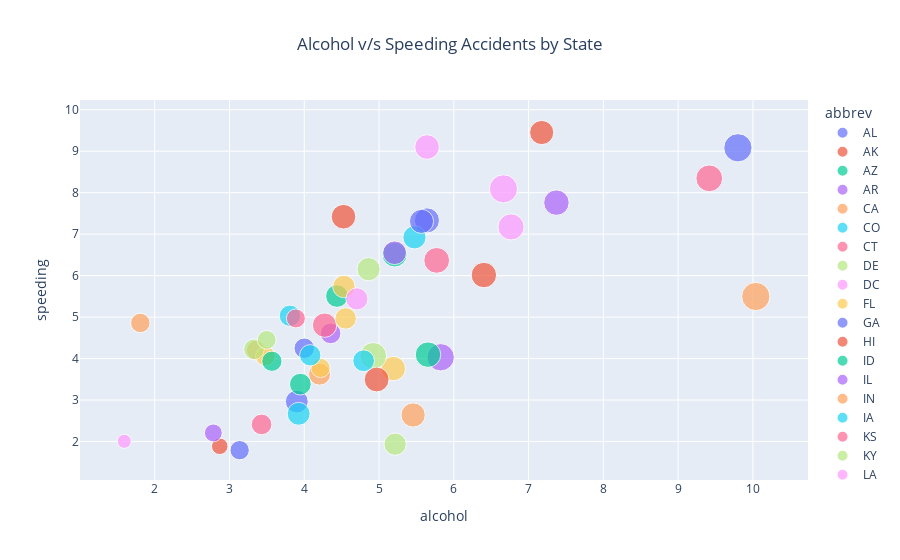

Notebook source saved alongside this figure:
### Code cell
fig = px.scatter(df , x='alcohol',y = 'speeding', color='abbrev',
           title="Alcohol v/s Speeding Accidents by State",
           size='total')

fig.update_layout(title = {'x' : 0.5})

### Figure 1 — Plotly figure (JSON) as saved in the notebook; plotly's stock layout.template omitted (floating-point values rounded to 4 significant figures)
{"data": [{"hovertemplate": "abbrev=AL<br>alcohol=%{x}<br>speeding=%{y}<br>total=%{marker.size}<extra></extra>", "legendgroup": "AL", "marker": {"color": "#636efa", "size": [18.8], "sizemode": "area", "sizeref": 0.05975, "symbol": "circle"}, "mode": "markers", "name": "AL", "orientation": "v", "showlegend": true, "type": "scatter", "x": [5.64], "xaxis": "x", "y": [7.332], "yaxis": "y"}, {"hovertemplate": "abbrev=AK<br>alcohol=%{x}<br>speeding=%{y}<br>total=%{marker.size}<extra></extra>", "legendgroup": "AK", "marker": {"color": "#EF553B", "size": [18.1], "sizemode": "area", "sizeref": 0.05975, "symbol": "circle"}, "mode": "markers", "name": "AK", "orientation": "v", "showlegend": true, "type": "scatter", "x": [4.525], "xaxis": "x", "y": [7.421], "yaxis": "y"}, {"hovertemplate": "abbrev=AZ<br>alcohol=%{x}<br>speeding=%{y}<br>total=%{marker.size}<extra></extra>", "legendgroup": "AZ", "marker": {"color": "#00cc96", "size": [18.6], "sizemode": "area", "sizeref": 0.05975, "symbol": "circle"}, "mode": "markers", "name": "AZ", "orientation": "v", "showlegend": true, "type": "scatter", "x": [5.208], "xaxis": "x", "y": [6.51], "yaxis": "y"}, {"hovertemplate": "abbrev=AR<br>alcohol=%{x}<br>speeding=%{y}<br>total=%{marker.size}<extra></extra>", "legendgroup": "AR", "marker": {"color": "#ab63fa", "size": [22.4], "sizemode": "area", "sizeref": 0.05975, "symbol": "circle"}, "mode": "markers", "name": "AR", "orientation": "v", "showlegend": true, "type": "scatter", "x": [5.824], "xaxis": "x", "y": [4.032], "yaxis": "y"}, {"hovertemplate": "abbrev=CA<br>alcohol=%{x}<br>speeding=%{y}<br>total=%{marker.size}<extra></extra>", "legendgroup": "CA", "marker": {"color": "#FFA15A", "size": [12.0], "sizemode": "area", "sizeref": 0.05975, "symbol": "circle"}, "mode": "markers", "name": "CA", "orientation": "v", "showlegend": true, "type": "scatter", "x": [3.36], "xaxis": "x", "y": [4.2], "yaxis": "y"}, {"hovertemplate": "abbrev=CO<br>alcohol=%{x}<br>speeding=%{y}<br>total=%{marker.size}<extra></extra>", "legendgroup": "CO", "marker": {"color": "#19d3f3", "size": [13.6], "sizemode": "area", "sizeref": 0.05975, "symbol": "circle"}, "mode": "markers", "name": "CO", "orientation": "v", "showlegend": true, "type": "scatter", "x": [3.808], "xaxis": "x", "y": [5.032], "yaxis": "y"}, {"hovertemplate": "abbrev=CT<br>alcohol=%{x}<br>speeding=%{y}<br>total=%{marker.size}<extra></extra>", "legendgroup": "CT", "marker": {"color": "#FF6692", "size": [10.8], "sizemode": "area", "sizeref": 0.05975, "symbol": "circle"}, "mode": "markers", "name": "CT", "orientation": "v", "showlegend": true, "type": "scatter", "x": [3.888], "xaxis": "x", "y": [4.968], "yaxis": "y"}, {"hovertemplate": "abbrev=DE<br>alcohol=%{x}<br>speeding=%{y}<br>total=%{marker.size}<extra></extra>", "legendgroup": "DE", "marker": {"color": "#B6E880", "size": [16.2], "sizemode": "area", "sizeref": 0.05975, "symbol": "circle"}, "mode": "markers", "name": "DE", "orientation": "v", "showlegend": true, "type": "scatter", "x": [4.86], "xaxis": "x", "y": [6.156], "yaxis": "y"}, {"hovertemplate": "abbrev=DC<br>alcohol=%{x}<br>speeding=%{y}<br>total=%{marker.size}<extra></extra>", "legendgroup": "DC", "marker": {"color": "#FF97FF", "size": [5.9], "sizemode": "area", "sizeref": 0.05975, "symbol": "circle"}, "mode": "markers", "name": "DC", "orientation": "v", "showlegend": true, "type": "scatter", "x": [1.593], "xaxis": "x", "y": [2.006], "yaxis": "y"}, {"hovertemplate": "abbrev=FL<br>alcohol=%{x}<br>speeding=%{y}<br>total=%{marker.size}<extra></extra>", "legendgroup": "FL", "marker": {"color": "#FECB52", "size": [17.9], "sizemode": "area", "sizeref": 0.05975, "symbol": "circle"}, "mode": "markers", "name": "FL", "orientation": "v", "showlegend": true, "type": "scatter", "x": [5.191], "xaxis": "x", "y": [3.759], "yaxis": "y"}, {"hovertemplate": "abbrev=GA<br>alcohol=%{x}<br>speeding=%{y}<br>total=%{marker.size}<extra></extra>", "legendgroup": "GA", "marker": {"color": "#636efa", "size": [15.6], "sizemode": "area", "sizeref": 0.05975, "symbol": "circle"}, "mode": "markers", "name": "GA", "orientation": "v", "showlegend": true, "type": "scatter", "x": [3.9], "xaxis": "x", "y": [2.964], "yaxis": "y"}, {"hovertemplate": "abbrev=HI<br>alcohol=%{x}<br>speeding=%{y}<br>total=%{marker.size}<extra></extra>", "legendgroup": "HI", "marker": {"color": "#EF553B", "size": [17.5], "sizemode": "area", "sizeref": 0.05975, "symbol": "circle"}, "mode": "markers", "name": "HI", "orientation": "v", "showlegend": true, "type": "scatter", "x": [7.175], "xaxis": "x", "y": [9.45], "yaxis": "y"}, {"hovertemplate": "abbrev=ID<br>alcohol=%{x}<br>speeding=%{y}<br>total=%{marker.size}<extra></extra>", "legendgroup": "ID", "marker": {"color": "#00cc96", "size": [15.3], "sizemode": "area", "sizeref": 0.05975, "symbol": "circle"}, "mode": "markers", "name": "ID", "orientation": "v", "showlegend": true, "type": "scatter", "x": [4.437], "xaxis": "x", "y": [5.508], "yaxis": "y"}, {"hovertemplate": "abbrev=IL<br>alcohol=%{x}<br>speeding=%{y}<br>total=%{marker.size}<extra></extra>", "legendgroup": "IL", "marker": {"color": "#ab63fa", "size": [12.8], "sizemode": "area", "sizeref": 0.05975, "symbol": "circle"}, "mode": "markers", "name": "IL", "orientation": "v", "showlegend": true, "type": "scatter", "x": [4.352], "xaxis": "x", "y": [4.608], "yaxis": "y"}, {"hovertemplate": "abbrev=IN<br>alcohol=%{x}<br>speeding=%{y}<br>total=%{marker.size}<extra></extra>", "legendgroup": "IN", "marker": {"color": "#FFA15A", "size": [14.5], "sizemode": "area", "sizeref": 0.05975, "symbol": "circle"}, "mode": "markers", "name": "IN", "orientation": "v", "showlegend": true, "type": "scatter", "x": [4.205], "xaxis": "x", "y": [3.625], "yaxis": "y"}, {"hovertemplate": "abbrev=IA<br>alcohol=%{x}<br>speeding=%{y}<br>total=%{marker.size}<extra></extra>", "legendgroup": "IA", "marker": {"color": "#19d3f3", "size": [15.7], "sizemode": "area", "sizeref": 0.05975, "symbol": "circle"}, "mode": "markers", "name": "IA", "orientation": "v", "showlegend": true, "type": "scatter", "x": [3.925], "xaxis": "x", "y": [2.669], "yaxis": "y"}, {"hovertemplate": "abbrev=KS<br>alcohol=%{x}<br>speeding=%{y}<br>total=%{marker.size}<extra></extra>", "legendgroup": "KS", "marker": {"color": "#FF6692", "size": [17.8], "sizemode": "area", "sizeref": 0.05975, "symbol": "circle"}, "mode": "markers", "name": "KS", "orientation": "v", "showlegend": true, "type": "scatter", "x": [4.272], "xaxis": "x", "y": [4.806], "yaxis": "y"}, {"hovertemplate": "abbrev=KY<br>alcohol=%{x}<br>speeding=%{y}<br>total=%{marker.size}<extra></extra>", "legendgroup": "KY", "marker": {"color": "#B6E880", "size": [21.4], "sizemode": "area", "sizeref": 0.05975, "symbol": "circle"}, "mode": "markers", "name": "KY", "orientation": "v", "showlegend": true, "type": "scatter", "x": [4.922], "xaxis": "x", "y": [4.066], "yaxis": "y"}, {"hovertemplate": "abbrev=LA<br>alcohol=%{x}<br>speeding=%{y}<br>total=%{marker.size}<extra></extra>", "legendgroup": "LA", "marker": {"color": "#FF97FF", "size": [20.5], "sizemode": "area", "sizeref": 0.05975, "symbol": "circle"}, "mode": "markers", "name": "LA", "orientation": "v", "showlegend": true, "type": "scatter", "x": [6.765], "xaxis": "x", "y": [7.175], "yaxis": "y"}, {"hovertemplate": "abbrev=ME<br>alcohol=%{x}<br>speeding=%{y}<br>total=%{marker.size}<extra></extra>", "legendgroup": "ME", "marker": {"color": "#FECB52", "size": [15.1], "sizemode": "area", "sizeref": 0.05975, "symbol": "circle"}, "mode": "markers", "name": "ME", "orientation": "v", "showlegend": true, "type": "scatter", "x": [4.53], "xaxis": "x", "y": [5.738], "yaxis": "y"}, {"hovertemplate": "abbrev=MD<br>alcohol=%{x}<br>speeding=%{y}<br>total=%{marker.size}<extra></extra>", "legendgroup": "MD", "marker": {"color": "#636efa", "size": [12.5], "sizemode": "area", "sizeref": 0.05975, "symbol": "circle"}, "mode": "markers", "name": "MD", "orientation": "v", "showlegend": true, "type": "scatter", "x": [4.0], "xaxis": "x", "y": [4.25], "yaxis": "y"}, {"hovertemplate": "abbrev=MA<br>alcohol=%{x}<br>speeding=%{y}<br>total=%{marker.size}<extra></extra>", "legendgroup": "MA", "marker": {"color": "#EF553B", "size": [8.2], "sizemode": "area", "sizeref": 0.05975, "symbol": "circle"}, "mode": "markers", "name": "MA", "orientation": "v", "showlegend": true, "type": "scatter", "x": [2.87], "xaxis": "x", "y": [1.886], "yaxis": "y"}, {"hovertemplate": "abbrev=MI<br>alcohol=%{x}<br>speeding=%{y}<br>total=%{marker.size}<extra></extra>", "legendgroup": "MI", "marker": {"color": "#00cc96", "size": [14.1], "sizemode": "area", "sizeref": 0.05975, "symbol": "circle"}, "mode": "markers", "name": "MI", "orientation": "v", "showlegend": true, "type": "scatter", "x": [3.948], "xaxis": "x", "y": [3.384], "yaxis": "y"}, {"hovertemplate": "abbrev=MN<br>alcohol=%{x}<br>speeding=%{y}<br>total=%{marker.size}<extra></extra>", "legendgroup": "MN", "marker": {"color": "#ab63fa", "size": [9.6], "sizemode": "area", "sizeref": 0.05975, "symbol": "circle"}, "mode": "markers", "name": "MN", "orientation": "v", "showlegend": true, "type": "scatter", "x": [2.784], "xaxis": "x", "y": [2.208], "yaxis": "y"}, {"hovertemplate": "abbrev=MS<br>alcohol=%{x}<br>speeding=%{y}<br>total=%{marker.size}<extra></extra>", "legendgroup": "MS", "marker": {"color": "#FFA15A", "size": [17.6], "sizemode": "area", "sizeref": 0.05975, "symbol": "circle"}, "mode": "markers", "name": "MS", "orientation": "v", "showlegend": true, "type": "scatter", "x": [5.456], "xaxis": "x", "y": [2.64], "yaxis": "y"}, {"hovertemplate": "abbrev=MO<br>alcohol=%{x}<br>speeding=%{y}<br>total=%{marker.size}<extra></extra>", "legendgroup": "MO", "marker": {"color": "#19d3f3", "size": [16.1], "sizemode": "area", "sizeref": 0.05975, "symbol": "circle"}, "mode": "markers", "name": "MO", "orientation": "v", "showlegend": true, "type": "scatter", "x": [5.474], "xaxis": "x", "y": [6.923], "yaxis": "y"}, {"hovertemplate": "abbrev=MT<br>alcohol=%{x}<br>speeding=%{y}<br>total=%{marker.size}<extra></extra>", "legendgroup": "MT", "marker": {"color": "#FF6692", "size": [21.4], "sizemode": "area", "sizeref": 0.05975, "symbol": "circle"}, "mode": "markers", "name": "MT", "orientation": "v", "showlegend": true, "type": "scatter", "x": [9.416], "xaxis": "x", "y": [8.346], "yaxis": "y"}, {"hovertemplate": "abbrev=NE<br>alcohol=%{x}<br>speeding=%{y}<br>total=%{marker.size}<extra></extra>", "legendgroup": "NE", "marker": {"color": "#B6E880", "size": [14.9], "sizemode": "area", "sizeref": 0.05975, "symbol": "circle"}, "mode": "markers", "name": "NE", "orientation": "v", "showlegend": true, "type": "scatter", "x": [5.215], "xaxis": "x", "y": [1.937], "yaxis": "y"}, {"hovertemplate": "abbrev=NV<br>alcohol=%{x}<br>speeding=%{y}<br>total=%{marker.size}<extra></extra>", "legendgroup": "NV", "marker": {"color": "#FF97FF", "size": [14.7], "sizemode": "area", "sizeref": 0.05975, "symbol": "circle"}, "mode": "markers", "name": "NV", "orientation": "v", "showlegend": true, "type": "scatter", "x": [4.704], "xaxis": "x", "y": [5.439], "yaxis": "y"}, {"hovertemplate": "abbrev=NH<br>alcohol=%{x}<br>speeding=%{y}<br>total=%{marker.size}<extra></extra>", "legendgroup": "NH", "marker": {"color": "#FECB52", "size": [11.6], "sizemode": "area", "sizeref": 0.05975, "symbol": "circle"}, "mode": "markers", "name": "NH", "orientation": "v", "showlegend": true, "type": "scatter", "x": [3.48], "xaxis": "x", "y": [4.06], "yaxis": "y"}, {"hovertemplate": "abbrev=NJ<br>alcohol=%{x}<br>speeding=%{y}<br>total=%{marker.size}<extra></extra>", "legendgroup": "NJ", "marker": {"color": "#636efa", "size": [11.2], "sizemode": "area", "sizeref": 0.05975, "symbol": "circle"}, "mode": "markers", "name": "NJ", "orientation": "v", "showlegend": true, "type": "scatter", "x": [3.136], "xaxis": "x", "y": [1.792], "yaxis": "y"}, {"hovertemplate": "abbrev=NM<br>alcohol=%{x}<br>speeding=%{y}<br>total=%{marker.size}<extra></extra>", "legendgroup": "NM", "marker": {"color": "#EF553B", "size": [18.4], "sizemode": "area", "sizeref": 0.05975, "symbol": "circle"}, "mode": "markers", "name": "NM", "orientation": "v", "showlegend": true, "type": "scatter", "x": [4.968], "xaxis": "x", "y": [3.496], "yaxis": "y"}, {"hovertemplate": "abbrev=NY<br>alcohol=%{x}<br>speeding=%{y}<br>total=%{marker.size}<extra></extra>", "legendgroup": "NY", "marker": {"color": "#00cc96", "size": [12.3], "sizemode": "area", "sizeref": 0.05975, "symbol": "circle"}, "mode": "markers", "name": "NY", "orientation": "v", "showlegend": true, "type": "scatter", "x": [3.567], "xaxis": "x", "y": [3.936], "yaxis": "y"}, {"hovertemplate": "abbrev=NC<br>alcohol=%{x}<br>speeding=%{y}<br>total=%{marker.size}<extra></extra>", "legendgroup": "NC", "marker": {"color": "#ab63fa", "size": [16.8], "sizemode": "area", "sizeref": 0.05975, "symbol": "circle"}, "mode": "markers", "name": "NC", "orientation": "v", "showlegend": true, "type": "scatter", "x": [5.208], "xaxis": "x", "y": [6.552], "yaxis": "y"}, {"hovertemplate": "abbrev=ND<br>alcohol=%{x}<br>speeding=%{y}<br>total=%{marker.size}<extra></extra>", "legendgroup": "ND", "marker": {"color": "#FFA15A", "size": [23.9], "sizemode": "area", "sizeref": 0.05975, "symbol": "circle"}, "mode": "markers", "name": "ND", "orientation": "v", "showlegend": true, "type": "scatter", "x": [10.04], "xaxis": "x", "y": [5.497], "yaxis": "y"}, {"hovertemplate": "abbrev=OH<br>alcohol=%{x}<br>speeding=%{y}<br>total=%{marker.size}<extra></extra>", "legendgroup": "OH", "marker": {"color": "#19d3f3", "size": [14.1], "sizemode": "area", "sizeref": 0.05975, "symbol": "circle"}, "mode": "markers", "name": "OH", "orientation": "v", "showlegend": true, "type": "scatter", "x": [4.794], "xaxis": "x", "y": [3.948], "yaxis": "y"}, {"hovertemplate": "abbrev=OK<br>alcohol=%{x}<br>speeding=%{y}<br>total=%{marker.size}<extra></extra>", "legendgroup": "OK", "marker": {"color": "#FF6692", "size": [19.9], "sizemode": "area", "sizeref": 0.05975, "symbol": "circle"}, "mode": "markers", "name": "OK", "orientation": "v", "showlegend": true, "type": "scatter", "x": [5.771], "xaxis": "x", "y": [6.368], "yaxis": "y"}, {"hovertemplate": "abbrev=OR<br>alcohol=%{x}<br>speeding=%{y}<br>total=%{marker.size}<extra></extra>", "legendgroup": "OR", "marker": {"color": "#B6E880", "size": [12.8], "sizemode": "area", "sizeref": 0.05975, "symbol": "circle"}, "mode": "markers", "name": "OR", "orientation": "v", "showlegend": true, "type": "scatter", "x": [3.328], "xaxis": "x", "y": [4.224], "yaxis": "y"}, {"hovertemplate": "abbrev=PA<br>alcohol=%{x}<br>speeding=%{y}<br>total=%{marker.size}<extra></extra>", "legendgroup": "PA", "marker": {"color": "#FF97FF", "size": [18.2], "sizemode": "area", "sizeref": 0.05975, "symbol": "circle"}, "mode": "markers", "name": "PA", "orientation": "v", "showlegend": true, "type": "scatter", "x": [5.642], "xaxis": "x", "y": [9.1], "yaxis": "y"}, {"hovertemplate": "abbrev=RI<br>alcohol=%{x}<br>speeding=%{y}<br>total=%{marker.size}<extra></extra>", "legendgroup": "RI", "marker": {"color": "#FECB52", "size": [11.1], "sizemode": "area", "sizeref": 0.05975, "symbol": "circle"}, "mode": "markers", "name": "RI", "orientation": "v", "showlegend": true, "type": "scatter", "x": [4.218], "xaxis": "x", "y": [3.774], "yaxis": "y"}, {"hovertemplate": "abbrev=SC<br>alcohol=%{x}<br>speeding=%{y}<br>total=%{marker.size}<extra></extra>", "legendgroup": "SC", "marker": {"color": "#636efa", "size": [23.9], "sizemode": "area", "sizeref": 0.05975, "symbol": "circle"}, "mode": "markers", "name": "SC", "orientation": "v", "showlegend": true, "type": "scatter", "x": [9.799], "xaxis": "x", "y": [9.082], "yaxis": "y"}, {"hovertemplate": "abbrev=SD<br>alcohol=%{x}<br>speeding=%{y}<br>total=%{marker.size}<extra></extra>", "legendgroup": "SD", "marker": {"color": "#EF553B", "size": [19.4], "sizemode": "area", "sizeref": 0.05975, "symbol": "circle"}, "mode": "markers", "name": "SD", "orientation": "v", "showlegend": true, "type": "scatter", "x": [6.402], "xaxis": "x", "y": [6.014], "yaxis": "y"}, {"hovertemplate": "abbrev=TN<br>alcohol=%{x}<br>speeding=%{y}<br>total=%{marker.size}<extra></extra>", "legendgroup": "TN", "marker": {"color": "#00cc96", "size": [19.5], "sizemode": "area", "sizeref": 0.05975, "symbol": "circle"}, "mode": "markers", "name": "TN", "orientation": "v", "showlegend": true, "type": "scatter", "x": [5.655], "xaxis": "x", "y": [4.095], "yaxis": "y"}, {"hovertemplate": "abbrev=TX<br>alcohol=%{x}<br>speeding=%{y}<br>total=%{marker.size}<extra></extra>", "legendgroup": "TX", "marker": {"color": "#ab63fa", "size": [19.4], "sizemode": "area", "sizeref": 0.05975, "symbol": "circle"}, "mode": "markers", "name": "TX", "orientation": "v", "showlegend": true, "type": "scatter", "x": [7.372], "xaxis": "x", "y": [7.76], "yaxis": "y"}, {"hovertemplate": "abbrev=UT<br>alcohol=%{x}<br>speeding=%{y}<br>total=%{marker.size}<extra></extra>", "legendgroup": "UT", "marker": {"color": "#FFA15A", "size": [11.3], "sizemode": "area", "sizeref": 0.05975, "symbol": "circle"}, "mode": "markers", "name": "UT", "orientation": "v", "showlegend": true, "type": "scatter", "x": [1.808], "xaxis": "x", "y": [4.859], "yaxis": "y"}, {"hovertemplate": "abbrev=VT<br>alcohol=%{x}<br>speeding=%{y}<br>total=%{marker.size}<extra></extra>", "legendgroup": "VT", "marker": {"color": "#19d3f3", "size": [13.6], "sizemode": "area", "sizeref": 0.05975, "symbol": "circle"}, "mode": "markers", "name": "VT", "orientation": "v", "showlegend": true, "type": "scatter", "x": [4.08], "xaxis": "x", "y": [4.08], "yaxis": "y"}, {"hovertemplate": "abbrev=VA<br>alcohol=%{x}<br>speeding=%{y}<br>total=%{marker.size}<extra></extra>", "legendgroup": "VA", "marker": {"color": "#FF6692", "size": [12.7], "sizemode": "area", "sizeref": 0.05975, "symbol": "circle"}, "mode": "markers", "name": "VA", "orientation": "v", "showlegend": true, "type": "scatter", "x": [3.429], "xaxis": "x", "y": [2.413], "yaxis": "y"}, {"hovertemplate": "abbrev=WA<br>alcohol=%{x}<br>speeding=%{y}<br>total=%{marker.size}<extra></extra>", "legendgroup": "WA", "marker": {"color": "#B6E880", "size": [10.6], "sizemode": "area", "sizeref": 0.05975, "symbol": "circle"}, "mode": "markers", "name": "WA", "orientation": "v", "showlegend": true, "type": "scatter", "x": [3.498], "xaxis": "x", "y": [4.452], "yaxis": "y"}, {"hovertemplate": "abbrev=WV<br>alcohol=%{x}<br>speeding=%{y}<br>total=%{marker.size}<extra></extra>", "legendgroup": "WV", "marker": {"color": "#FF97FF", "size": [23.8], "sizemode": "area", "sizeref": 0.05975, "symbol": "circle"}, "mode": "markers", "name": "WV", "orientation": "v", "showlegend": true, "type": "scatter", "x": [6.664], "xaxis": "x", "y": [8.092], "yaxis": "y"}, {"hovertemplate": "abbrev=WI<br>alcohol=%{x}<br>speeding=%{y}<br>total=%{marker.size}<extra></extra>", "legendgroup": "WI", "marker": {"color": "#FECB52", "size": [13.8], "sizemode": "area", "sizeref": 0.05975, "symbol": "circle"}, "mode": "markers", "name": "WI", "orientation": "v", "showlegend": true, "type": "scatter", "x": [4.554], "xaxis": "x", "y": [4.968], "yaxis": "y"}, {"hovertemplate": "abbrev=WY<br>alcohol=%{x}<br>speeding=%{y}<br>total=%{marker.size}<extra></extra>", "legendgroup": "WY", "marker": {"color": "#636efa", "size": [17.4], "sizemode": "area", "sizeref": 0.05975, "symbol": "circle"}, "mode": "markers", "name": "WY", "orientation": "v", "showlegend": true, "type": "scatter", "x": [5.568], "xaxis": "x", "y": [7.308], "yaxis": "y"}], "layout": {"legend": {"itemsizing": "constant", "title": {"text": "abbrev"}, "tracegroupgap": 0}, "title": {"text": "Alcohol v/s Speeding Accidents by State", "x": 0.5}, "xaxis": {"anchor": "y", "domain": [0, 1], "title": {"text": "alcohol"}}, "yaxis": {"anchor": "x", "domain": [0, 1], "title": {"text": "speeding"}}}}
